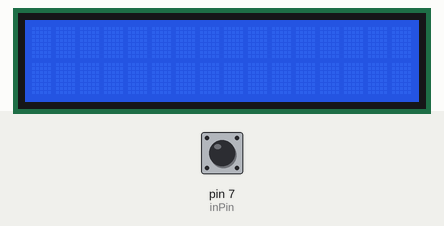
This sketch was run on a simulated Arduino Uno, built with avr-gcc and run on an emulated ATmega328P. Shown: 16×2 character LCD. The test bench sets the inputs (shaded band); at power-on: pin 7 (inPin) HIGH.

Above: at 1.2 s.
1.3 s: pin 7 (inPin) pulled LOW for 0.15 s
At 3.1 s:
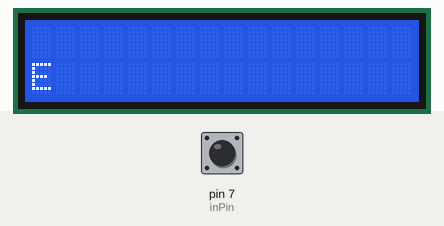
3.4 s: pin 7 (inPin) pulled LOW for 1 s
At 6.1 s:
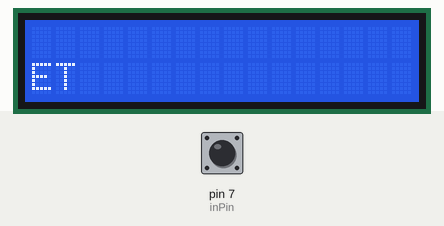
6.4 s: pin 7 (inPin) pulled LOW for 0.15 s
At 8.2 s:
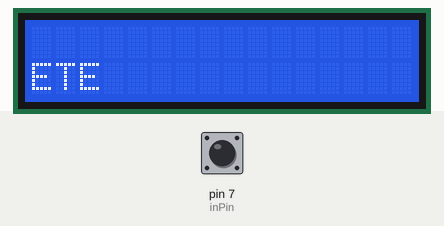
8.5 s: pin 7 (inPin) pulled LOW for 3.2 s
At 13.0 s:
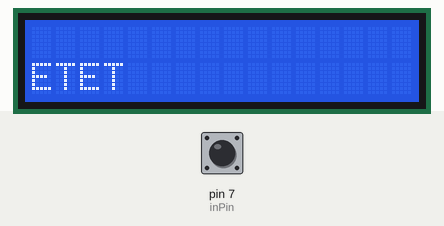
13.7 s: pin 7 (inPin) pulled LOW for 0.15 s
At 15.2 s:
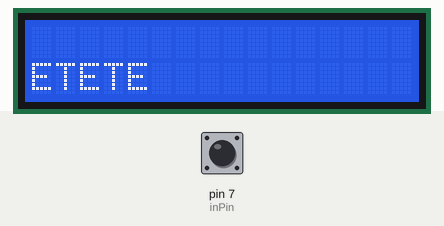
15.8 s: pin 7 (inPin) pulled LOW for 1 s
At 18.1 s:
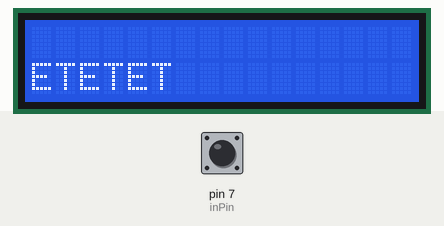
Timing chart, 0 to 19.6 s (numbered marks = the images above; inputs shaded):
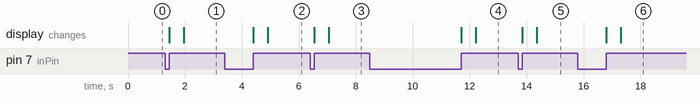

The sketch:

MorseCode.ino
```cpp
#include <LiquidCrystal.h>
LiquidCrystal lcd(12, 11, 5, 4, 3, 2);

unsigned long t1; //used to measure the time
unsigned long t2; //used to measure the time
unsigned long len; //difference between t2 and t1
//AlphaNumeric Characters in Morse
String morseAlpha[] = {".-", "-...", "-.-.", "-..", ".",
                             "..-.", "--.", "....", "..", ".---",
                             "-.-", ".-..", "--", "-.", "---", ".--.",
                             "--.-", ".-.", "...", "-", "..-", "...-",
                             ".--", "-..-", "-.--", "--..", "E"};
String morseNumeric[] = {"-----", ".----", "..---", "...--", "....-", ".....",
                          "-....", "--...", "---..", "----.", "E"};
int flag = 0;
int flag1 = 0;
int inPin = 7;
String inp = "";
String out = "";

void setup() {
  //init the display
  lcd.begin(16, 2);
  //init the button
  pinMode(inPin, INPUT_PULLUP);
}

void loop() {
  // wait untill there is two changes in the input
  while(digitalRead(inPin) == HIGH) {/*wait*/}
  t1 = millis();
  while(digitalRead(inPin) == LOW) {/*wait*/}
  t2 = millis();
  //measurse the difference between the clicks
  len = t2 - t1;
  if(len > 50) {
    //the switch is not perfect and will bounce
    //so we need an epsilon to make an accrurate reading
    if(len > 5000) {
      //Clear the screen and reset the values
      lcd.clear();
      out = "";
      inp = "";
    } else {
      //Translate the signal to either a . or a -
      inp += sigToAlpha();
      //print out the input to the lcd
      printLCDTop(inp);
    }
  }
  //wait for more letters
  while((millis() - t2) < 500) {
     if(digitalRead(inPin) == LOW) {
        flag = 1;
        break;
     }
  }
  //if no letters were found then display the alphanumeric
  //that was entered in morse
  if(!flag) {
    lcdClearTop();
    convert();
  }
  flag = 0;
}

char sigToAlpha() {
  if(len < 600 && len > 50) {
      return '.';
  }
  return '-';
}

void convert() {
    //if it is the escape sequence for space or period
    if(inp == ".-.-.-"){
      out += '.';
      printLCDBottom();
      return;
    } else if(inp == "----") {
      out += " ";
      printLCDBottom();
      return;
    }
    //iterate over the alpha and numeric lists
    //to see if the letter is in either and display the new string.
    int i = 0;
    while(morseAlpha[i] != "E") {
      if(morseAlpha[i] == inp) {
         out += char('A' + i);
         printLCDBottom();
         inp = "";
         return;
      }
      i++;
    }
    i = 0;
    while(morseNumeric[i] != "E") {
       if(morseNumeric[i] == inp) {
         out += char('0' + i);
         printLCDBottom();
         inp = "";
         return;
       }
       i++;
    }
}

//print a string to the top row
void printLCDTop(String x) {
   lcd.setCursor(0, 0);
   lcd.print(x);
}

//print a string to the bottom row
void printLCDBottom() {
  lcd.setCursor(0, 1);
  lcd.print(out);
}

//clear just the top row
void lcdClearTop() {
   lcd.home();
   for(int i = 0; i < 16; i++) {
      lcd.print(" ");
   }
   lcd.home();
}
```

Measured:
- after the input at 1.3 s, the display: first changes after 0.15 s (image 1 shows a later state)
- after the input at 3.4 s, the display: first changes after 1.0 s (image 2 shows a later state)
- after the input at 6.4 s, the display: first changes after 0.15 s (image 3 shows a later state)
- after the input at 8.5 s, the display: first changes after 3.2 s (image 4 shows a later state)
- after the input at 13.7 s, the display: first changes after 0.15 s (image 5 shows a later state)
- after the input at 15.8 s, the display: first changes after 1.0 s (image 6 shows a later state)
